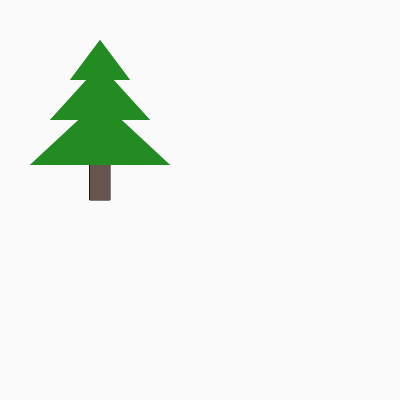
Frame 1 (no input)
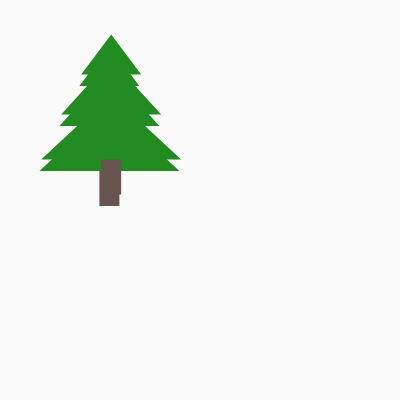
Frame 60 (no input)
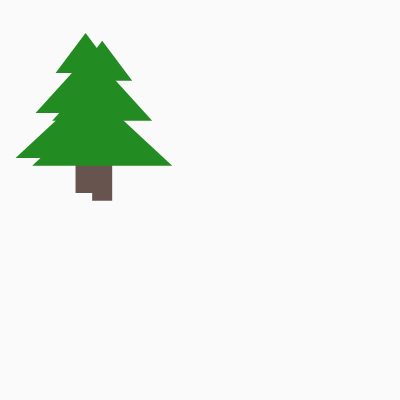
Frame 120 (the mouse pressed at the canvas centre since frame 60)

The p5.js sketch that drew these frames (run headless with seeded random() and noise() and a simulated clock; from frame 60 on, the mouse is pressed at the canvas centre):

// p5.js sketch
// ── sketch.js
/*
  Exercise for Coding Train 6.2

  Goal - take a previous coding train project update it so it uses classes

  use the fact that it has classes to call multiple instances
*/
let tree1, tree2;

class HappyTree {
  //constructor function, always necessary in a class - use to "set up" the object created with this class
  constructor() {
    //what does this refer to here? In a constructor, this refers to the object created with this constructor
    //(at the moment it doesn't exist
    this.x = 100;
    this.y = 100;
    this.wide = 30;
  }
  //functions declared in HappyTree class will be avail for objects created with this constructor
  //can be called later
  drawTree() {
    fill(103, 84, 78);
    rect(this.x - 10, this.y, 20, 100);
    noStroke();
    fill(34, 139, 34)
    triangle(this.x, this.y - 60, this.x + this.wide, this.y - 20, this.x - this.wide, this.y - 20);
    triangle(this.x, this.y - 35, this.x + 20 + this.wide, this.y + 20, this.x - 20 - this.wide, this.y + 20);
    triangle(this.x, this.y, this.x + 40 + this.wide, this.y + 65, this.x - 40 - this.wide, this.y + 65);
  }
  move(){
  	this.x = this.x + random(-5,5)
  	this.y = this.y + random(-5,5)
  }
  
  


}

function setup() {
  createCanvas(400, 400);
  //'new' keyword to construct a new object instance of an object as defined by class HappyTree
  tree1 = new HappyTree();
  tree2 = new HappyTree();
}

function draw() {
  background(250);
  tree1.drawTree();
  tree2.drawTree();

  tree1.move();
  tree2.move();
  
}
